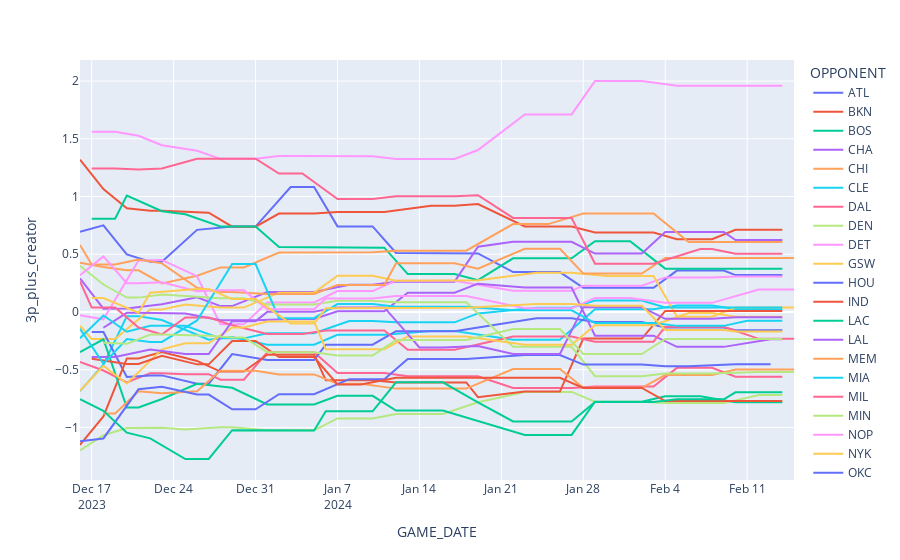

The notebook cell this image was saved under:
### Code cell
import plotly.express as px

fig = px.line(threes2, x="GAME_DATE", y="3p_plus_creator", color='OPPONENT')
fig.show()
